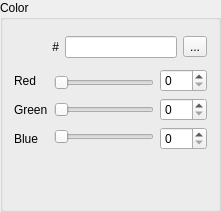
<?xml version="1.0" encoding="UTF-8"?>
<ui version="4.0">
 <class>ColorInputWidget</class>
 <widget class="QGroupBox" name="ColorInputWidget">
  <property name="geometry">
   <rect>
    <x>0</x>
    <y>0</y>
    <width>221</width>
    <height>212</height>
   </rect>
  </property>
  <property name="title">
   <string>Color</string>
  </property>
  <layout class="QGridLayout" name="gridLayout">
   <item row="1" column="0" colspan="2">
    <widget class="QFrame" name="frame_InputMain">
     <property name="frameShape">
      <enum>QFrame::Shape::NoFrame</enum>
     </property>
     <property name="frameShadow">
      <enum>QFrame::Shadow::Raised</enum>
     </property>
     <layout class="QHBoxLayout" name="horizontalLayout_3">
      <property name="leftMargin">
       <number>0</number>
      </property>
      <property name="topMargin">
       <number>0</number>
      </property>
      <property name="rightMargin">
       <number>0</number>
      </property>
      <property name="bottomMargin">
       <number>0</number>
      </property>
      <item>
       <widget class="QFrame" name="frame_Labels">
        <property name="frameShape">
         <enum>QFrame::Shape::NoFrame</enum>
        </property>
        <property name="frameShadow">
         <enum>QFrame::Shadow::Raised</enum>
        </property>
        <layout class="QVBoxLayout" name="verticalLayout_5">
         <property name="leftMargin">
          <number>0</number>
         </property>
         <property name="topMargin">
          <number>0</number>
         </property>
         <property name="rightMargin">
          <number>0</number>
         </property>
         <property name="bottomMargin">
          <number>0</number>
         </property>
         <item>
          <widget class="QLabel" name="label_Red">
           <property name="text">
            <string>Red</string>
           </property>
          </widget>
         </item>
         <item>
          <widget class="QLabel" name="label_Green">
           <property name="text">
            <string>Green</string>
           </property>
          </widget>
         </item>
         <item>
          <widget class="QLabel" name="label_Blue">
           <property name="text">
            <string>Blue</string>
           </property>
          </widget>
         </item>
        </layout>
       </widget>
      </item>
      <item>
       <widget class="QFrame" name="frame_Sliders">
        <property name="frameShape">
         <enum>QFrame::Shape::NoFrame</enum>
        </property>
        <property name="frameShadow">
         <enum>QFrame::Shadow::Raised</enum>
        </property>
        <layout class="QVBoxLayout" name="verticalLayout_6">
         <property name="leftMargin">
          <number>0</number>
         </property>
         <property name="topMargin">
          <number>0</number>
         </property>
         <property name="rightMargin">
          <number>0</number>
         </property>
         <property name="bottomMargin">
          <number>0</number>
         </property>
         <item>
          <widget class="QSlider" name="slider_Red">
           <property name="maximum">
            <number>31</number>
           </property>
           <property name="pageStep">
            <number>4</number>
           </property>
           <property name="orientation">
            <enum>Qt::Orientation::Horizontal</enum>
           </property>
          </widget>
         </item>
         <item>
          <widget class="QSlider" name="slider_Green">
           <property name="maximum">
            <number>31</number>
           </property>
           <property name="pageStep">
            <number>4</number>
           </property>
           <property name="orientation">
            <enum>Qt::Orientation::Horizontal</enum>
           </property>
          </widget>
         </item>
         <item>
          <widget class="QSlider" name="slider_Blue">
           <property name="maximum">
            <number>31</number>
           </property>
           <property name="pageStep">
            <number>4</number>
           </property>
           <property name="orientation">
            <enum>Qt::Orientation::Horizontal</enum>
           </property>
          </widget>
         </item>
        </layout>
       </widget>
      </item>
      <item>
       <widget class="QFrame" name="frame_SpinBoxes">
        <property name="frameShape">
         <enum>QFrame::Shape::NoFrame</enum>
        </property>
        <property name="frameShadow">
         <enum>QFrame::Shadow::Raised</enum>
        </property>
        <layout class="QVBoxLayout" name="verticalLayout_7">
         <property name="leftMargin">
          <number>0</number>
         </property>
         <property name="topMargin">
          <number>0</number>
         </property>
         <property name="rightMargin">
          <number>0</number>
         </property>
         <property name="bottomMargin">
          <number>0</number>
         </property>
         <item>
          <widget class="QSpinBox" name="spinBox_Red">
           <property name="maximum">
            <number>255</number>
           </property>
           <property name="singleStep">
            <number>8</number>
           </property>
          </widget>
         </item>
         <item>
          <widget class="QSpinBox" name="spinBox_Green">
           <property name="maximum">
            <number>255</number>
           </property>
           <property name="singleStep">
            <number>8</number>
           </property>
          </widget>
         </item>
         <item>
          <widget class="QSpinBox" name="spinBox_Blue">
           <property name="maximum">
            <number>255</number>
           </property>
           <property name="singleStep">
            <number>8</number>
           </property>
          </widget>
         </item>
        </layout>
       </widget>
      </item>
     </layout>
    </widget>
   </item>
   <item row="0" column="0">
    <widget class="QFrame" name="frame_ColorDisplay">
     <property name="minimumSize">
      <size>
       <width>32</width>
       <height>32</height>
      </size>
     </property>
     <property name="maximumSize">
      <size>
       <width>32</width>
       <height>32</height>
      </size>
     </property>
     <property name="frameShadow">
      <enum>QFrame::Shadow::Raised</enum>
     </property>
    </widget>
   </item>
   <item row="2" column="0">
    <spacer name="verticalSpacer">
     <property name="orientation">
      <enum>Qt::Orientation::Vertical</enum>
     </property>
     <property name="sizeHint" stdset="0">
      <size>
       <width>20</width>
       <height>40</height>
      </size>
     </property>
    </spacer>
   </item>
   <item row="0" column="1">
    <widget class="QFrame" name="frame_InputTop">
     <property name="frameShape">
      <enum>QFrame::Shape::NoFrame</enum>
     </property>
     <property name="frameShadow">
      <enum>QFrame::Shadow::Raised</enum>
     </property>
     <layout class="QGridLayout" name="gridLayout_3">
      <property name="leftMargin">
       <number>0</number>
      </property>
      <property name="topMargin">
       <number>0</number>
      </property>
      <property name="rightMargin">
       <number>0</number>
      </property>
      <property name="bottomMargin">
       <number>0</number>
      </property>
      <item row="0" column="0">
       <widget class="QFrame" name="frame_Hex">
        <property name="frameShape">
         <enum>QFrame::Shape::NoFrame</enum>
        </property>
        <property name="frameShadow">
         <enum>QFrame::Shadow::Raised</enum>
        </property>
        <layout class="QFormLayout" name="formLayout_3">
         <property name="leftMargin">
          <number>0</number>
         </property>
         <property name="topMargin">
          <number>0</number>
         </property>
         <property name="rightMargin">
          <number>0</number>
         </property>
         <property name="bottomMargin">
          <number>0</number>
         </property>
         <item row="0" column="0">
          <widget class="QLabel" name="label_Hex">
           <property name="text">
            <string>#</string>
           </property>
           <property name="alignment">
            <set>Qt::AlignmentFlag::AlignRight|Qt::AlignmentFlag::AlignTrailing|Qt::AlignmentFlag::AlignVCenter</set>
           </property>
          </widget>
         </item>
         <item row="0" column="1">
          <widget class="QLineEdit" name="lineEdit_Hex"/>
         </item>
        </layout>
       </widget>
      </item>
      <item row="0" column="1">
       <widget class="QToolButton" name="button_Eyedrop">
        <property name="text">
         <string>...</string>
        </property>
        <property name="icon">
         <iconset resource="../resources/images.qrc">
          <normaloff>:/icons/pipette.ico</normaloff>:/icons/pipette.ico</iconset>
        </property>
       </widget>
      </item>
     </layout>
    </widget>
   </item>
  </layout>
 </widget>
 <resources>
  <include location="../resources/images.qrc"/>
 </resources>
 <connections/>
</ui>
